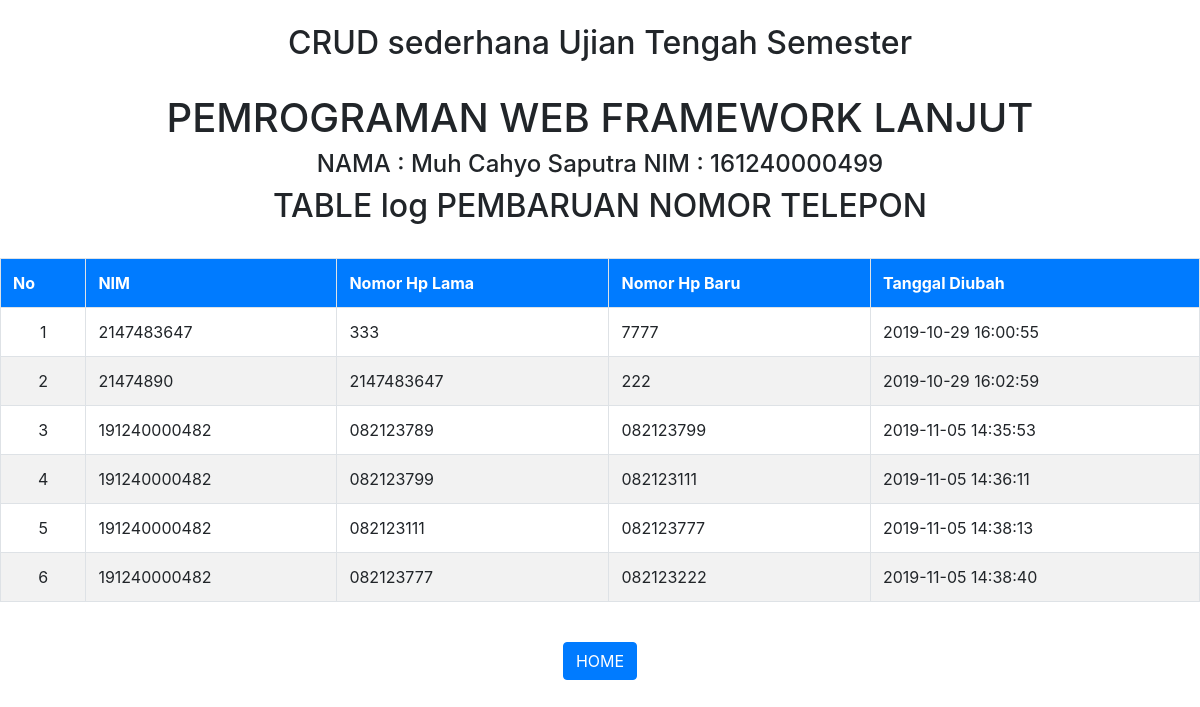
The page /index.php/mahasiswa_controler/log on the database its author committed.
### tables this page shows
CREATE TABLE `log` (
  `id_mhs` int(11) NOT NULL,
  `nim` varchar(12) NOT NULL,
  `no_hp_lama` varchar(100) NOT NULL,
  `no_hp_baru` varchar(100) NOT NULL,
  `tgl_ubah` datetime NOT NULL
);

### application/controllers/Mahasiswa_controler.php (called while the page is built, shortened)
<?php
class Mahasiswa_controler extends CI_Controller {
	public function log()
	{
		$data= $this->model->GetTablelog('log');
		$this->load->view('log', array('data'=>$data));
	}
}

### index.php (called while the page is built, shortened)
<?php
require_once BASEPATH.'core/CodeIgniter.php';

### application/models/model.php (called while the page is built, shortened)
<?php
class Model extends CI_Model {
	public function GetTablelog($tabel)
	{
		$data=$this->db->query("SELECT * FROM log");
		return $data->result_array();
	}
}

### application/views/log.php (the view, shortened to what this page needs)
<!DOCTYPE html>
<html>
<head>
  <link rel="stylesheet" type="text/css" href="<?php echo base_url('/css/bootstrap.css'); ?>">
</head>
<body><center>
  <br>
  <h2>CRUD sederhana Ujian Tengah Semester</h2>
  <br>
  <h1>PEMROGRAMAN WEB FRAMEWORK LANJUT</h1>
  <h4>NAMA : Muh Cahyo Saputra  NIM : 161240000499</h4>
  <h2>TABLE log PEMBARUAN NOMOR TELEPON</h2>
  <br>
  </center>
<body>
	<center>
		<div class="table-responsive">
   		<table class="table table-bordered table-striped table-hover">
			<tr class="card-header bg-primary text-white">
				<th>No</th>
				<th>NIM</th>
				<th>Nomor Hp Lama</th>
				<th>Nomor Hp Baru</th>
				<th>Tanggal Diubah</th>
			</tr>
			<?php
			$no=1;
			foreach($data as $r) {
				?>
				<tr>
					<td align="center"><?php echo $no ?></td>
					<td><?php echo $r['nim'] ?></td>
					<td><?php echo $r['no_hp_lama'] ?></td>
					<td><?php echo $r['no_hp_baru'] ?></td>
					<td><?php echo $r['tgl_ubah'] ?></td>
				</tr>
				<?php
				$no++;
			}
			?>
		</table>
		<br>
		<a href="<?=base_url().'index.php/mahasiswa_controler/index'?>" class="btn btn-primary btn-md" >HOME</a>
	</center>
</body>
</html>

### rows shown on the page
log: nim "2147483647", no_hp_lama "333", no_hp_baru "7777", tgl_ubah "2019-10-29 16:00:55"
log: nim "21474890", no_hp_lama "2147483647", no_hp_baru "222", tgl_ubah "2019-10-29 16:02:59"
log: nim "191240000482", no_hp_lama "082123789", no_hp_baru "082123799", tgl_ubah "2019-11-05 14:35:53"
log: nim "191240000482", no_hp_lama "082123799", no_hp_baru "082123111", tgl_ubah "2019-11-05 14:36:11"
log: nim "191240000482", no_hp_lama "082123111", no_hp_baru "082123777", tgl_ubah "2019-11-05 14:38:13"
log: nim "191240000482", no_hp_lama "082123777", no_hp_baru "082123222", tgl_ubah "2019-11-05 14:38:40"
